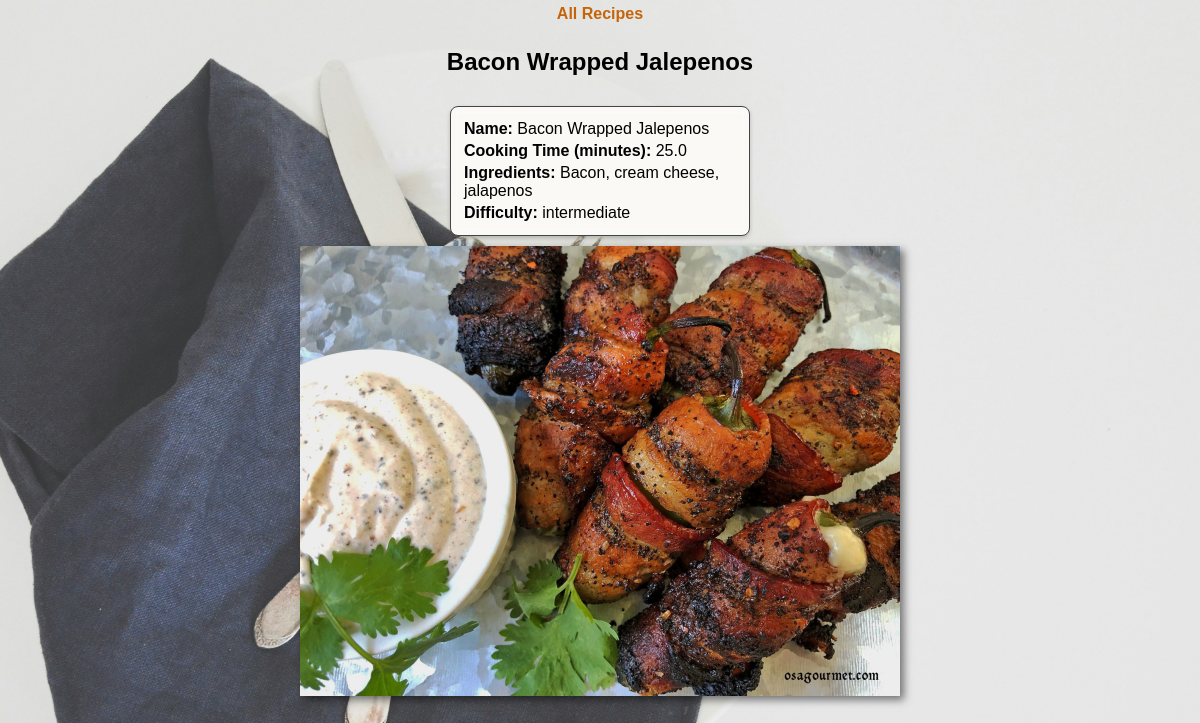
Screenshot of /recipes/1 (signed in) with the database file from the repository.
### recipes/models.py (models this page shows, shortened)
class Recipe(models.Model):
    name = models.CharField(max_length=120)
    ingredients = models.TextField(help_text="Separate ingredients by a comma")
    cooking_time = models.FloatField(help_text="minutes")
    pic = models.ImageField(upload_to="recipes", default="no_picture.jpg")
    difficulty = models.CharField(max_length=20, choices=difficulty_choices, default="Easy")

### recipes/views.py (the view)
# urls.py: path('recipes/<pk>', RecipeDetailView.as_view(), name='recipes_detail'),
class RecipeDetailView(LoginRequiredMixin, DetailView):
   model = Recipe
   template_name = "recipes/recipes_detail.html"
   context_object_name = 'recipes_detail'
   ordering = ['name']
   def get_context_data(self, **kwargs):
      context = super().get_context_data(**kwargs)
      context['form'] = SearchForm()
      return context

### recipes/templates/recipes/recipes_detail.html (shortened to what this page needs)
{% load static %}
<!DOCTYPE html>
<html lang="en">
<head>
</head>
<body>
    <nav class="navigation-list">
        <ul role="menubar">
            <li style="float:right"><a class="active" href="{% url 'recipes:recipes_list' %}">All Recipes</a></li>
        </ul>
    </nav>
    <h2>{{object.name}}</h2>
    <table>
        <tbody>
            <tr>
                <td><strong>Name:</strong> {{object.name}} </td>
            </tr>
            <tr>
                <td><strong>Cooking Time (minutes):</strong> {{object.cooking_time}}</td>
            </tr>
            <tr>
                <td><strong>Ingredients:</strong> {{object.ingredients}}</td>
            </tr>
            <tr>
                <td><strong>Difficulty: </strong>{{object.difficulty}}</td>
            </tr>
        </tbody>
    </table>
    <img src="{{object.pic.url}}" class="recipe-image" />
</body>
</html>

### rows the page displays
Recipe: name "Bacon Wrapped Jalepenos", cooking_time "25.0", ingredients "Bacon, cream cheese, jalapenos", difficulty "intermediate", pic (picture)
